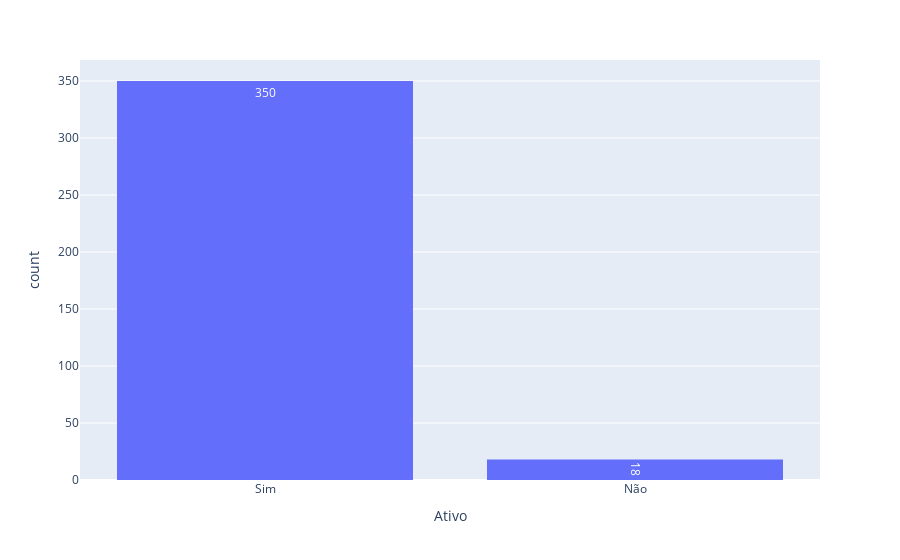

Notebook source saved alongside this figure:
### Markdown cell above
Analisando os dados

### Code cell
import plotly.express as px

px.histogram(dados,x='Ativo',text_auto=True)

### Figure 1 — Plotly figure (JSON) as saved in the notebook; plotly's stock layout.template omitted (floating-point values rounded to 4 significant figures; data arrays with more than 128 entries replaced by an {"elided": "..."} marker saying what was removed)
{"data": [{"alignmentgroup": "True", "bingroup": "x", "hovertemplate": "Ativo=%{x}<br>count=%{y}<extra></extra>", "legendgroup": "", "marker": {"color": "#636efa", "pattern": {"shape": ""}}, "name": "", "offsetgroup": "", "orientation": "v", "showlegend": false, "texttemplate": "%{value}", "type": "histogram", "x": {"elided": "368 str values"}, "xaxis": "x", "yaxis": "y"}], "layout": {"barmode": "relative", "legend": {"tracegroupgap": 0}, "margin": {"t": 60}, "xaxis": {"anchor": "y", "domain": [0, 1], "title": {"text": "Ativo"}}, "yaxis": {"anchor": "x", "domain": [0, 1], "title": {"text": "count"}}}}
